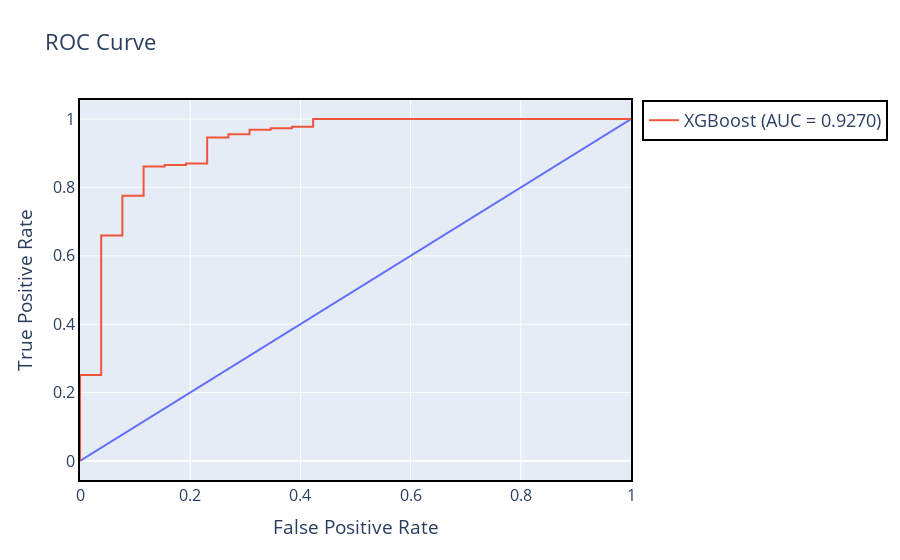

Notebook code for this chart:
### Code cell
show_roc_curve(xgboost, "XGBoost", X_test, y_test)

### Figure 1 — Plotly figure (JSON) as saved in the notebook; plotly's stock layout.template omitted (floating-point values rounded to 4 significant figures)
{"data": [{"hovertemplate": "False Positive Rate=%{x}<br>True Positive Rate=%{y}<extra></extra>", "legendgroup": "", "line": {"color": "#636efa", "dash": "solid"}, "marker": {"symbol": "circle"}, "mode": "lines", "name": "", "orientation": "v", "showlegend": false, "type": "scatter", "x": [0, 1], "xaxis": "x", "y": [0, 1], "yaxis": "y"}, {"mode": "lines", "name": "XGBoost (AUC = 0.9270)", "type": "scatter", "x": [0, 0, 0, 0.03846, 0.03846, 0.07692, 0.07692, 0.1154, 0.1154, 0.1538, 0.1538, 0.1923, 0.1923, 0.2308, 0.2308, 0.2692, 0.2692, 0.3077, 0.3077, 0.3462, 0.3462, 0.3846, 0.3846, 0.4231, 0.4231, 1], "y": [0, 0.004484, 0.2511, 0.2511, 0.6592, 0.6592, 0.7758, 0.7758, 0.861, 0.861, 0.8655, 0.8655, 0.87, 0.87, 0.9462, 0.9462, 0.9552, 0.9552, 0.9686, 0.9686, 0.9731, 0.9731, 0.9776, 0.9776, 1, 1]}], "layout": {"font": {"size": 16}, "legend": {"bordercolor": "Black", "borderwidth": 2, "font": {"size": 18}, "tracegroupgap": 0}, "title": {"text": "ROC Curve"}, "xaxis": {"anchor": "y", "domain": [0, 1], "linecolor": "black", "linewidth": 2, "mirror": true, "showline": true, "title": {"text": "False Positive Rate"}}, "yaxis": {"anchor": "x", "domain": [0, 1], "linecolor": "black", "linewidth": 2, "mirror": true, "showline": true, "title": {"text": "True Positive Rate"}}}}
